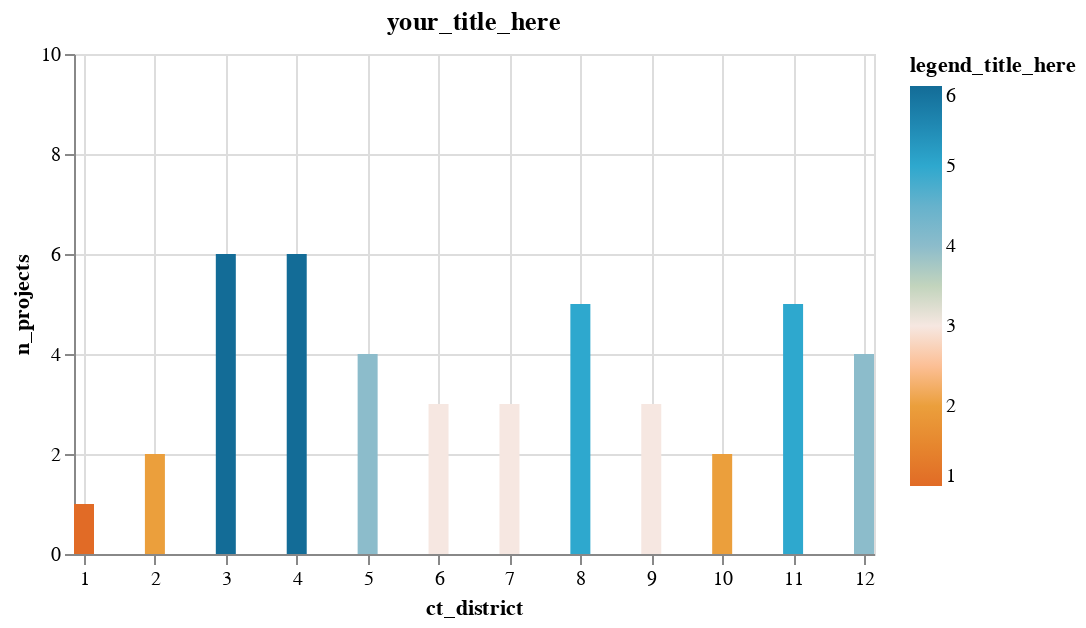

Source (notebook cell):
### Markdown cell above
### Finishing Touches 
* `.properties(width=400, height=250)` adjusts the size of your chart. 
* `tooltip=[columns you want]` gives you additional details on the columns you specify when you hover over each bar/circle/etc.
* `.mark_bar(size=10)` adjusts the size of the bar/circle/etc.

### Code cell
alt.Chart(agg1, title="your_title_here").mark_bar(size = 10).encode(
    x=alt.X("ct_district", scale=alt.Scale(domain=[1, 12])),
    y=alt.Y("n_projects", scale=alt.Scale(domain=[0, 10])),
    color=alt.Color(
        "n_projects",
        title="legend_title_here",
        scale=alt.Scale(range=calitp_color_palette.CALITP_DIVERGING_COLORS),
    ),
    tooltip=["ct_district", "n_projects"]
).properties(width=400, height=250)

### Figure 1 — Vega-Lite specification as saved in the notebook (floating-point values rounded to 4 significant figures)
{"config": {"view": {"continuousWidth": 300, "continuousHeight": 300}}, "data": {"name": "data-04c1224c4cb5ae5875c6dcd62d920eb7"}, "mark": {"type": "bar", "size": 10}, "encoding": {"color": {"field": "n_projects", "scale": {"range": ["#E16B26", "#EB9F3C", "#f6e7e1", "#8CBCCB", "#2EA8CE", "#136C97"]}, "title": "legend_title_here", "type": "quantitative"}, "tooltip": [{"field": "ct_district", "type": "quantitative"}, {"field": "n_projects", "type": "quantitative"}], "x": {"field": "ct_district", "scale": {"domain": [1, 12]}, "type": "quantitative"}, "y": {"field": "n_projects", "scale": {"domain": [0, 10]}, "type": "quantitative"}}, "height": 250, "title": "your_title_here", "width": 400, "$schema": "https://vega.github.io/schema/vega-lite/v5.17.0.json", "datasets": {"data-04c1224c4cb5ae5875c6dcd62d920eb7": [{"ct_district": 1, "median_score": 72.0, "min_score": 72, "max_score": 72, "n_projects": 1}, {"ct_district": 2, "median_score": 61.5, "min_score": 60, "max_score": 63, "n_projects": 2}, {"ct_district": 3, "median_score": 80.5, "min_score": 54, "max_score": 97, "n_projects": 6}, {"ct_district": 4, "median_score": 70.5, "min_score": 60, "max_score": 97, "n_projects": 6}, {"ct_district": 5, "median_score": 77.0, "min_score": 58, "max_score": 98, "n_projects": 4}, {"ct_district": 6, "median_score": 72.0, "min_score": 63, "max_score": 77, "n_projects": 3}, {"ct_district": 7, "median_score": 82.0, "min_score": 79, "max_score": 94, "n_projects": 3}, {"ct_district": 8, "median_score": 73.0, "min_score": 66, "max_score": 85, "n_projects": 5}, {"ct_district": 9, "median_score": 75.0, "min_score": 67, "max_score": 87, "n_projects": 3}, {"ct_district": 10, "median_score": 72.5, "min_score": 59, "max_score": 86, "n_projects": 2}, {"ct_district": 11, "median_score": 75.0, "min_score": 55, "max_score": 89, "n_projects": 5}, {"ct_district": 12, "median_score": 72.5, "min_score": 60, "max_score": 97, "n_projects": 4}]}}
